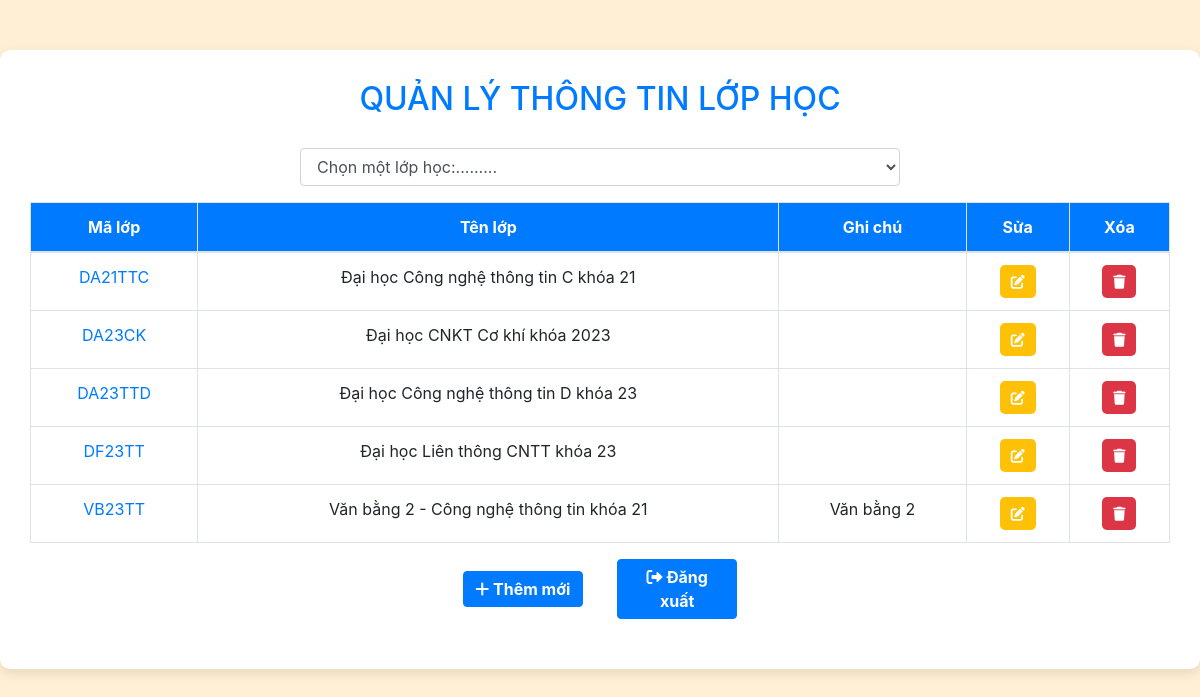
Screenshot of /lophoc.php with the database file from the repository.
### tables this page shows
CREATE TABLE `lophoc` (
  `maLop` varchar(9) NOT NULL,
  `tenLop` varchar(100) DEFAULT NULL,
  `ghiChu` text DEFAULT NULL
);

### lophoc.php (the view, shortened to what this page needs)
<?php
 include_once("connect.php");
?>
<!DOCTYPE html>
<html lang="en">
<head>
  <link rel="stylesheet" href="https://cdn.jsdelivr.net/npm/bootstrap@4.6.2/dist/css/bootstrap.min.css">
  <link rel="stylesheet" href="https://cdnjs.cloudflare.com/ajax/libs/font-awesome/6.0.0-beta3/css/all.min.css">
</head>
<body>
<div class="container">
  <h2>QUẢN LÝ THÔNG TIN LỚP HỌC</h2>
  <div class="form-group">
    <select id="classSelect" class="form-control" onchange="showClassInfo(this.value)">
      <option value="">Chọn một lớp học:.........</option>
    </select>
  </div>
  <div id="classTable">
  <?php
    $sql = "SELECT * FROM lophoc";
    $result = $conn->query($sql);
    if ($result->num_rows > 0) {
      echo "<table class='table table-hover table-bordered mt-3'>";
      echo "<thead><tr><th>Mã lớp</th>
              <th>Tên lớp</th>
              <th>Ghi chú</th>
              <th>Sửa</th>
              <th>Xóa</th>
              </tr></thead>";
      echo "<tbody>";
      while($row = $result->fetch_assoc()) {
        echo "<tr>";
        echo "<td><a href='sinhvien.php?maLop=" . $row["maLop"] . "'>" . $row["maLop"] . "</a></td>";
        echo "<td>" . $row["tenLop"] . "</td>";
        echo "<td>" . $row["ghiChu"] . "</td>";
        echo "<td><a class='btn btn-edit' href='sua_lop.php?ma=" . $row["maLop"] . "'><i class='fa fa-edit'></i></a></td>";
        echo "<td><a class='btn btn-delete' href='xoa_lop.php?ma=" . $row["maLop"] . "'><i class='fa fa-trash'></i></a></td>";
        echo "</tr>";
      }
      echo "</tbody></table>";
    } else {
      echo "<p class='text-center'>Không có lớp học nào được tìm thấy.</p>";
    }
  ?>
  </div>
  <div class="group">
    <a class="btn btn-primary" href="form_lop.php">
        <i class="fa fa-plus"></i> Thêm mới
    </a>
    <a class="btn btn-primary logout-btn" href="logout.php">
        <i class="fas fa-sign-out-alt"></i> Đăng xuất
    </a>
  </div>
</div>
</body>
</html>

### lophoc.php (style rules this page uses)
body { background-color: #FFEFD5; }
.container { background-color: #ffffff; padding: 30px; border-radius: 10px; box-shadow: 0 4px 12px rgba(0, 0, 0, 0.1); margin-top: 50px; max-width: 1200px; }
h2 { text-align: center; color: #007bff; margin-bottom: 30px; }
.btn-primary { width: 120px; margin: 0 auto 20px auto; padding: 5px 10px; font-size: 16px; font-weight: bold; }
.logout-btn { width: 120px; padding: 5px 10px; font-size: 16px; font-weight: bold; color: #fff; margin-left: 30px; }
table { width: 100%; }
table th { background-color: #007bff; color: #fff; padding: 12px; text-align: center; }
table td { padding: 12px; text-align: center; }
.btn-edit, .btn-delete { padding: 5px 10px; font-size: 14px; border-radius: 5px; }
.btn-edit { background-color: #ffc107; color: #fff; }
.btn-delete { background-color: #dc3545; color: #fff; }
.group { text-align: center; }
.form-group { text-align: center; width: 600px; margin: 0 auto; }

### rows the page displays
lophoc: maLop "DA21TTC", tenLop "Đại học Công nghệ thông tin C khóa 21"
lophoc: maLop "DA23CK", tenLop "Đại học CNKT Cơ khí khóa 2023"
lophoc: maLop "DA23TTD", tenLop "Đại học Công nghệ thông tin D khóa 23"
lophoc: maLop "DF23TT", tenLop "Đại học Liên thông CNTT khóa 23"
lophoc: maLop "VB23TT", tenLop "Văn bằng 2 - Công nghệ thông tin khóa 21", ghiChu "Văn bằng 2"
